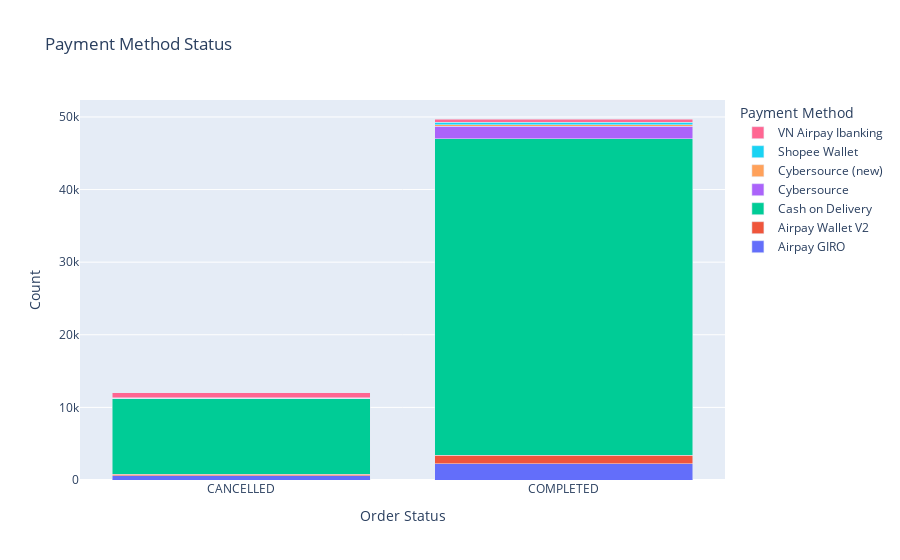

Notebook code for this chart:
### Code cell
# Tạo bảng pivot thống kê số lượng đơn theo phương thức thanh toán và trạng thái đơn
new_payment_method_status = pd.pivot_table(df, index="new_payment_method", columns="order_status", aggfunc="size", fill_value=0)

# Chuyển đổi bảng pivot thành dạng dữ liệu long (tidy)
new_payment_method_status = new_payment_method_status.reset_index().melt(id_vars="new_payment_method", var_name="Order Status", value_name="Count")

# Tạo đối tượng Figure
fig = go.Figure()

# Thêm các cột cho từng phương thức thanh toán
for payment_method in new_payment_method_status['new_payment_method'].unique():
    df_payment_method = new_payment_method_status[new_payment_method_status['new_payment_method'] == payment_method]
    fig.add_trace(go.Bar(
        x=df_payment_method['Order Status'],
        y=df_payment_method['Count'],
        name=payment_method
    ))

# Cấu hình layout
fig.update_layout(
    title="Payment Method Status",
    xaxis_title="Order Status",
    yaxis_title="Count",
    barmode='stack',
    legend_title="Payment Method"
)

# Hiển thị biểu đồ
fig.show()

### Figure 1 — Plotly figure (JSON) as saved in the notebook; plotly's stock layout.template omitted (floating-point values rounded to 4 significant figures)
{"data": [{"name": "Airpay GIRO", "type": "bar", "x": ["CANCELLED", "COMPLETED"], "y": [597, 2207]}, {"name": "Airpay Wallet V2", "type": "bar", "x": ["CANCELLED", "COMPLETED"], "y": [168, 1199]}, {"name": "Cash on Delivery", "type": "bar", "x": ["CANCELLED", "COMPLETED"], "y": [10418, 43570]}, {"name": "Cybersource", "type": "bar", "x": ["CANCELLED", "COMPLETED"], "y": [51, 1732]}, {"name": "Cybersource (new)", "type": "bar", "x": ["CANCELLED", "COMPLETED"], "y": [37, 209]}, {"name": "Shopee Wallet", "type": "bar", "x": ["CANCELLED", "COMPLETED"], "y": [25, 341]}, {"name": "VN Airpay Ibanking", "type": "bar", "x": ["CANCELLED", "COMPLETED"], "y": [715, 459]}], "layout": {"barmode": "stack", "legend": {"title": {"text": "Payment Method"}}, "title": {"text": "Payment Method Status"}, "xaxis": {"title": {"text": "Order Status"}}, "yaxis": {"title": {"text": "Count"}}}}
